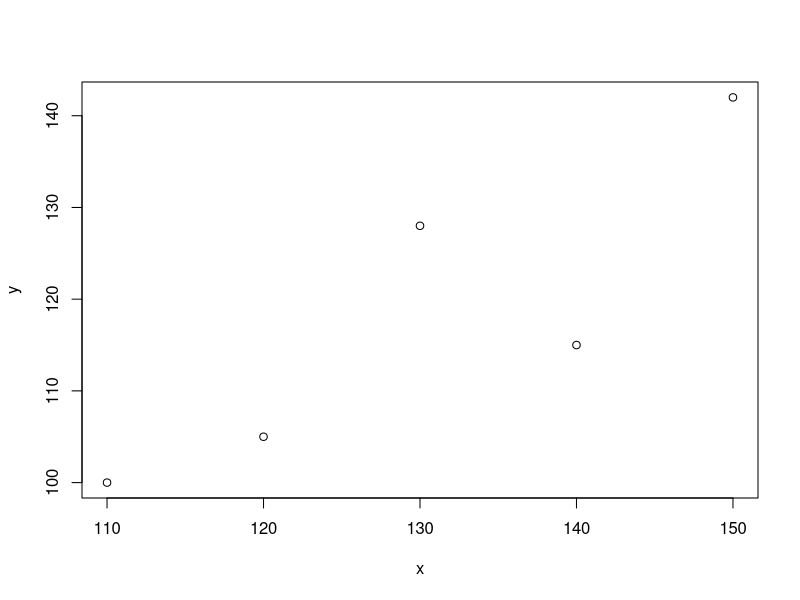
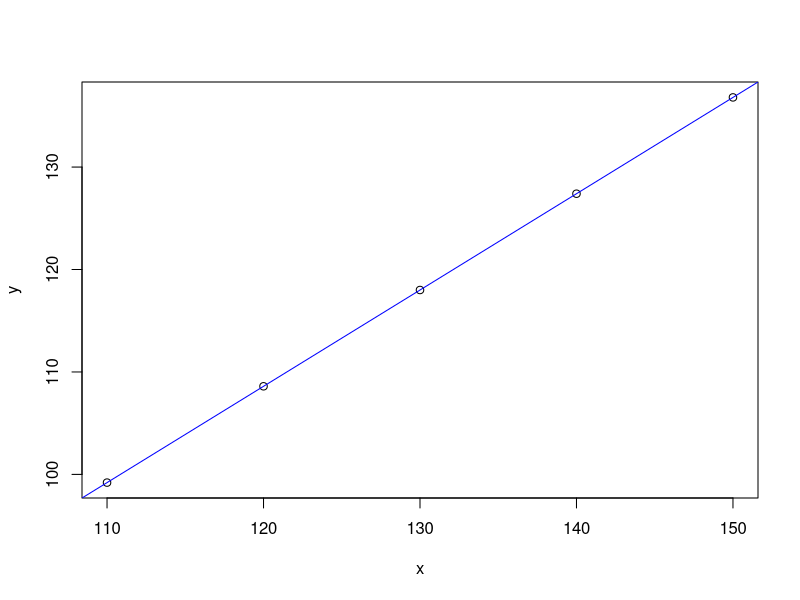
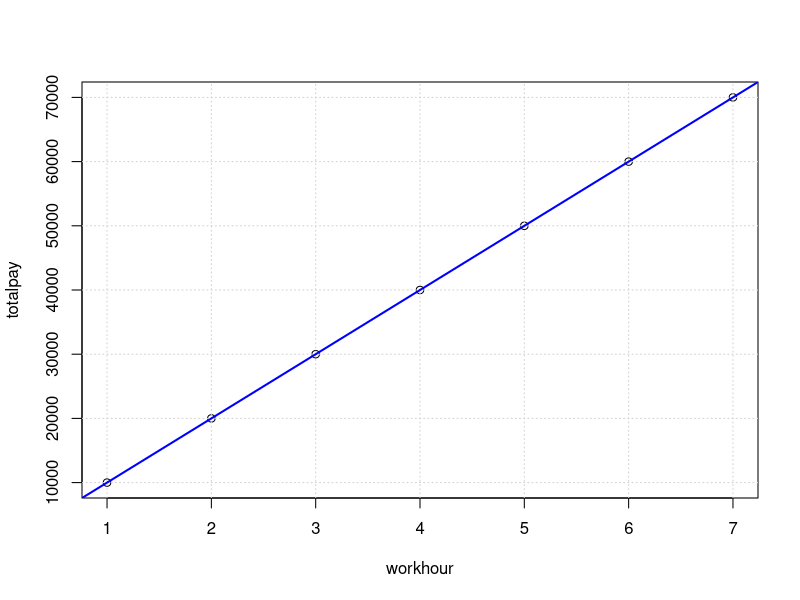

Write the R code that produced these figures, in order.
# 선형회귀분석 모델 작성
# y = wx + b 일차방정식의 w: 기울기, b : 절편 구하기

# 부모의 IQ와 자녀의 IQ로 선형회귀분석
x <- c(110, 120, 130, 140, 150)  # 부모의 IQ
y <- c(100, 105, 128, 115, 142)  # 자녀의 IQ

cor(x, y)  # 상관계수 0.8660744 양의 상관관계가 매우 높음
# 분석가의 판단을 보니 부모의 IQ가 자녀의 IQ에 영향을 주는 것으로 보임. 인과관계
# 선형회귀분석을 진행
plot(x, y)

x_dev <- x - mean(x)  # x 편차
y_dev <- y - mean(y)  # y 편차
dev_mul <- (x - mean(x)) * (y - mean(y))  # 편차곱
square <- x_dev ** 2
df <- data.frame(x, y, x_dev, y_dev, dev_mul, square)
df
mean(df$x)   # x의 평균값
mean(df$y)   # y의 평균값
sum(df$dev_mul) # 분자
sum(df$square)  # 분모
slope <- sum(df$dev_mul) / sum(df$square)
slope  # 기울기 0.94
bias <- mean(df$y) - (slope * mean(df$x))
bias  # 절편
y = slope * x + bias  # 회귀분석 모델 수식이 완성
y
pred_y = slope * 100 + bias
pred_y

pred_y = slope * 110 + bias
pred_y

pred_y = slope * 120 + bias
pred_y

# R이 제공하는 함수를 이용해 선형회귀모델(수식) 얻기
?lm
model <- lm(y ~ x)
model

plot(x, y)
abline(model, col = 'blue')

# 연습2 : 시간당 급여액에 대한 회귀분석
df <- data.frame(workhour = 1:7, totalpay = seq(10000, 70000, by = 10000))
df

cor(df$workhour, df$totalpay)
plot(totalpay ~ workhour, data = df)

model <- lm(totalpay ~ workhour, data = df)
model  # bias -5.5e-12      slope 1.0e+04 

pred_y <-1.0e+04 * 3 + -5.5e-12
cat('예측값 y : ', pred_y)

pred_y <-1.0e+04 * 3.5 + -5.5e-12
cat('예측값 y : ', pred_y)

grid()
abline(model, col = 'blue', lwd = 2)

# 예측값 함수
pred_y <- predict(model)
pred_y

new_pred <- predict(model, data.frame(workhour = c(8, 2.2, 7.8)))
new_pred  # 80000 22000 78000

